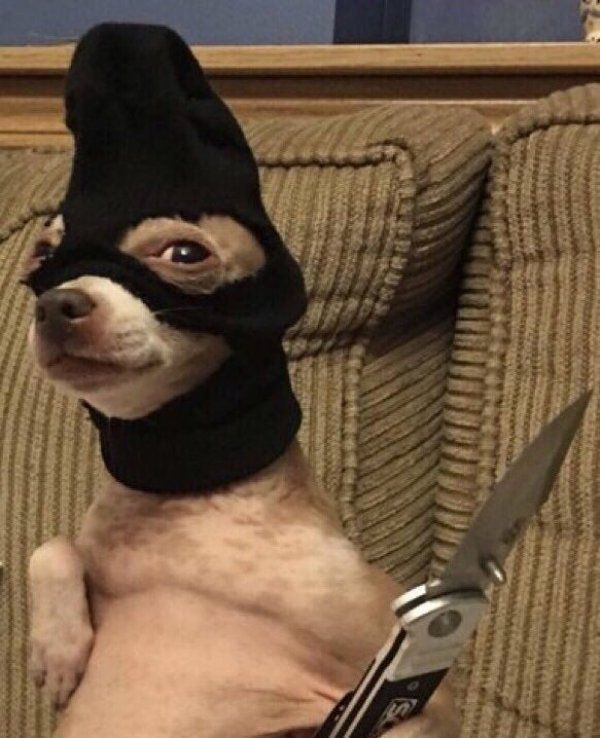
#> input picture aula-08-operacoes-logicas/img.jpeg, 600 x 738 px
$ jupyter execute 'Aula 8.ipynb'
#> lines starting #> are read from the running program, lines starting #| are printed output that depends on the picture
# Operações lógicas em imagens
## Aula 8

* Operações lógicas **E** (AND), **OU** (OR), **NÃO** (NOT) e **XOU** (XOR);
* E, OU e NÃO também são frequentemente chamadas de **interseção**, **união** e **complemento**, respectivamente;
* Normalmente são utilizadas **imagens binárias** para estas operações;
* Operam bit a bit em cada valor dentro do array.

## Exercícios

1. Escolha algumas imagens e realize algumas das operações desta aula nelas.

[cell 1]
import matplotlib.pyplot as plt
import numpy as np
from PIL import Image

img = np.array(Image.open("img.jpeg"))[:,:,:3]
#> img is the input picture: shape (738, 600, 3); mean R, G, B 110.6, 87.7, 65
l,c,p = img.shape
#> l = 738; c = 600; p = 3
mask = np.zeros(shape = (l,c,p), dtype = np.uint8)

mask[img.shape[0] // 4:img.shape[0] * 3 // 4,
     img.shape[1] // 4:img.shape[1] * 3 // 4,
     :] = 255


newImg = mask & img
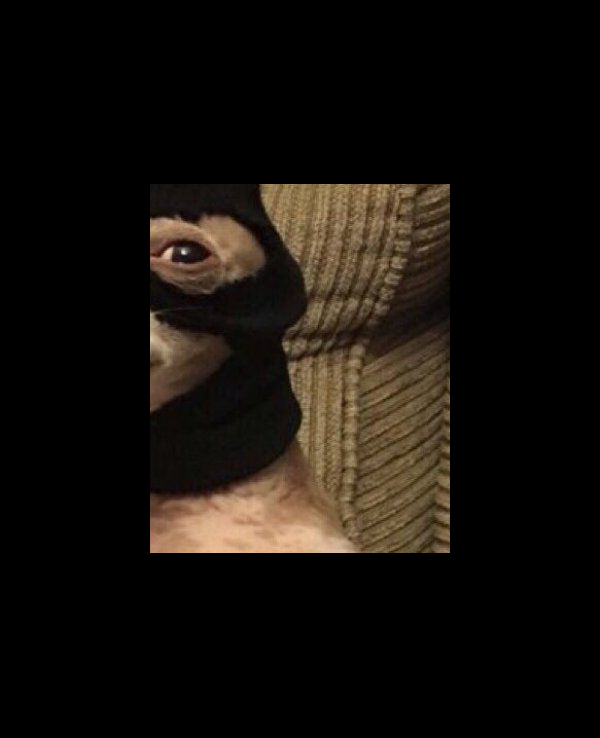
#> newImg: shape (738, 600, 3); mean R, G, B 21.4, 16.9, 12
plt.figure(figsize=(16, 16))
plt.subplot(2, 2, 1)
plt.imshow(img)
plt.subplot(2, 2, 2)
plt.imshow(mask)
plt.subplot(2, 2, 3)
plt.imshow(newImg)
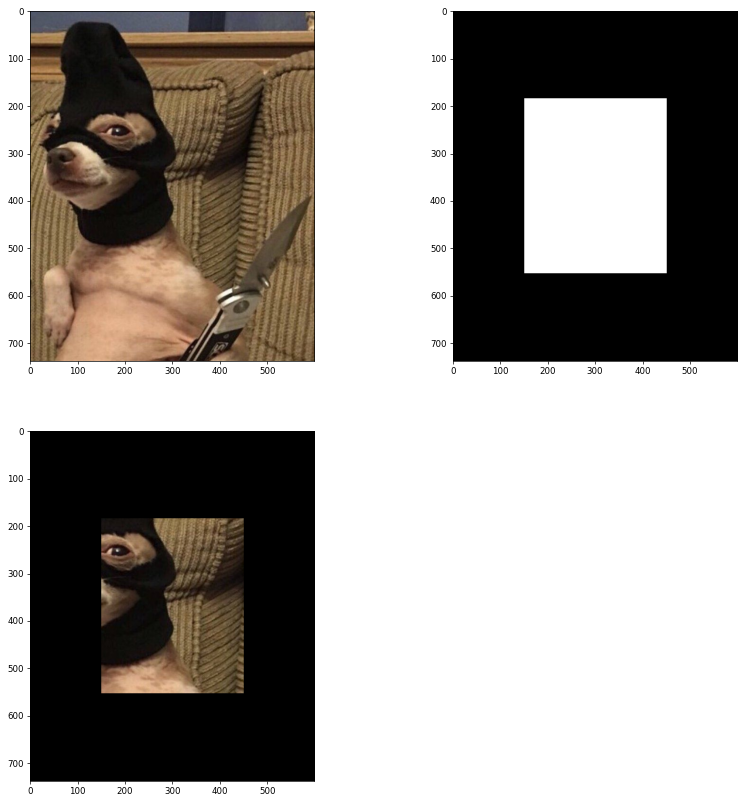
#> figure drawn by matplotlib, 3 panels

2. **(Opcional)** Realize uma operação de threshold nas imagens e repita as operações acima.

[cell 2]
def threshold(img, thresh):
#> called with thresh = 63
    out = img.copy()
    out[img >  thresh] = 255
    out[img <= thresh] = 0
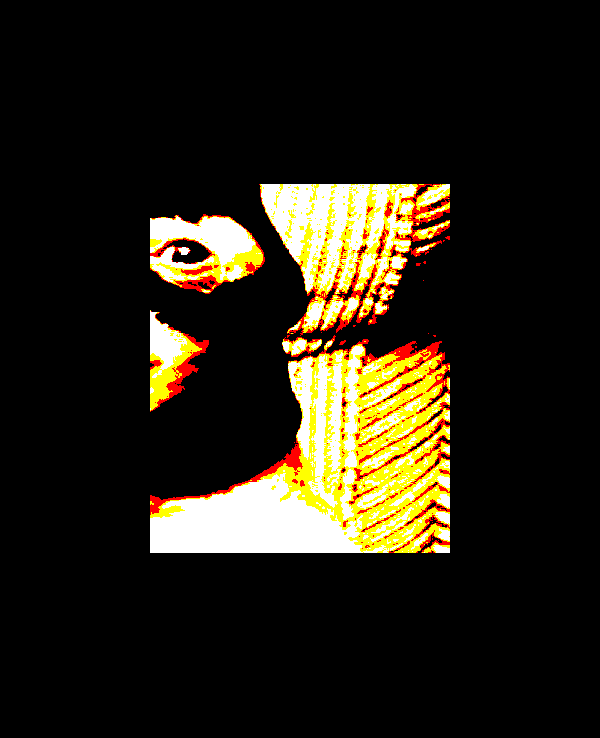
#> out: shape (738, 600, 3); mean R, G, B 39.3, 33.5, 19.9
    return out

import matplotlib.pyplot as plt
import numpy as np
from PIL import Image

img = np.array(Image.open("img.jpeg"))[:,:,:3]
l,c,p = img.shape
mask = np.zeros(shape = (l,c,p), dtype = np.uint8)

mask[img.shape[0] // 4:img.shape[0] * 3 // 4,
     img.shape[1] // 4:img.shape[1] * 3 // 4,
     :] = 255


newImg = mask & img
plt.figure(figsize=(16, 16))
plt.subplot(2, 2, 1)
plt.imshow(img)
plt.subplot(2, 2, 2)
plt.imshow(mask)
plt.subplot(2, 2, 3)
plt.imshow(newImg)
plt.subplot(2, 2, 4)
bin = threshold(newImg, 63)
plt.imshow(bin, cmap='gray')
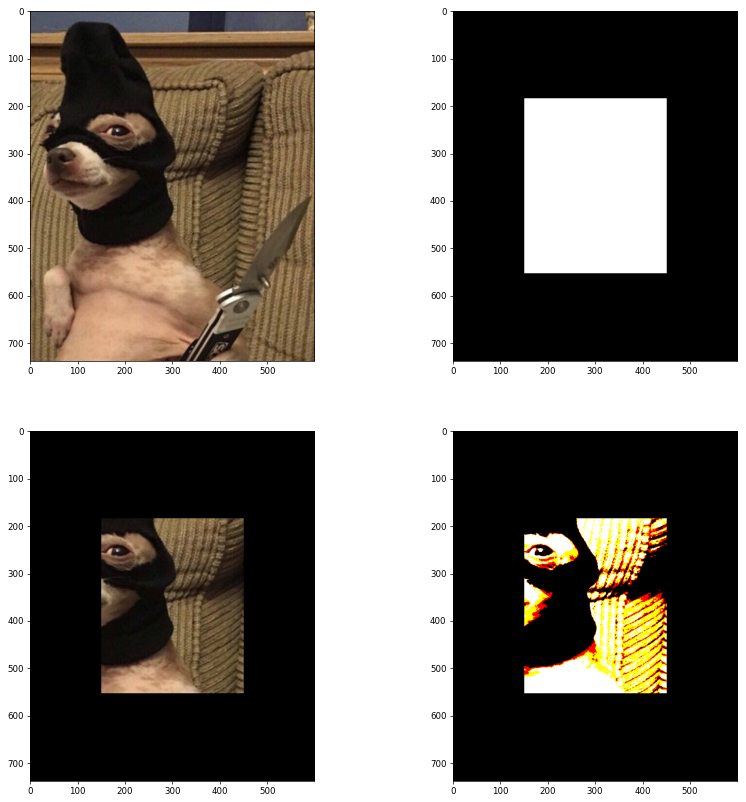
#> figure drawn by matplotlib, 4 panels

$ run again, with aula-08-operacoes-logicas/building.jpg copied over aula-08-operacoes-logicas/img.jpeg
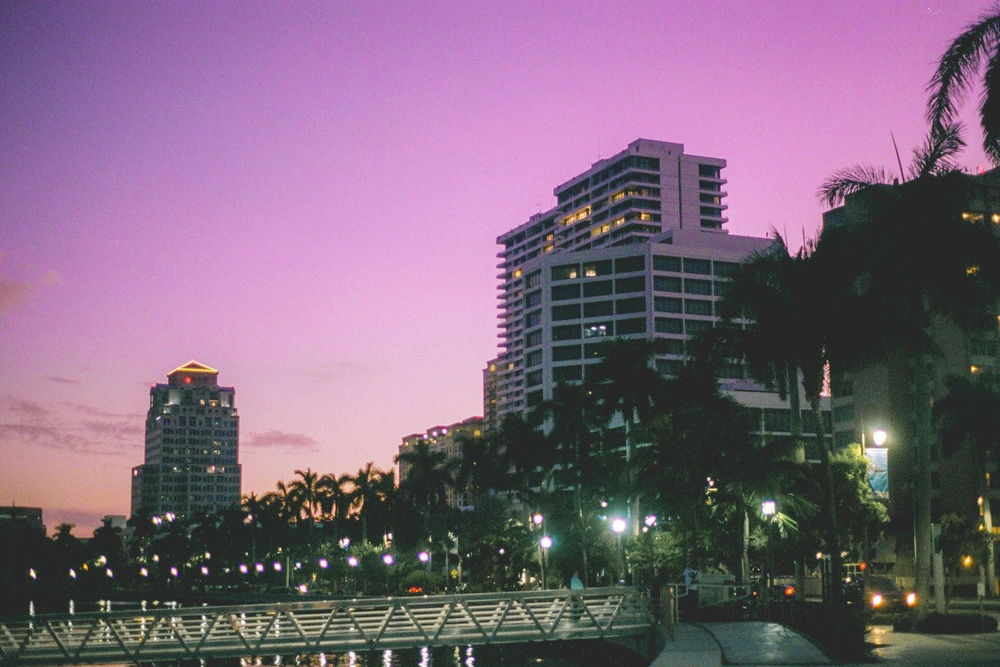
#> input picture aula-08-operacoes-logicas/building.jpg, 1000 x 667 px, shrunk from 1800 x 1200 before the run
#> img is the input picture: shape (667, 1000, 3); mean R, G, B 126.6, 102.7, 124.5
#> in threshold, `out[img <= thresh] = 0`:
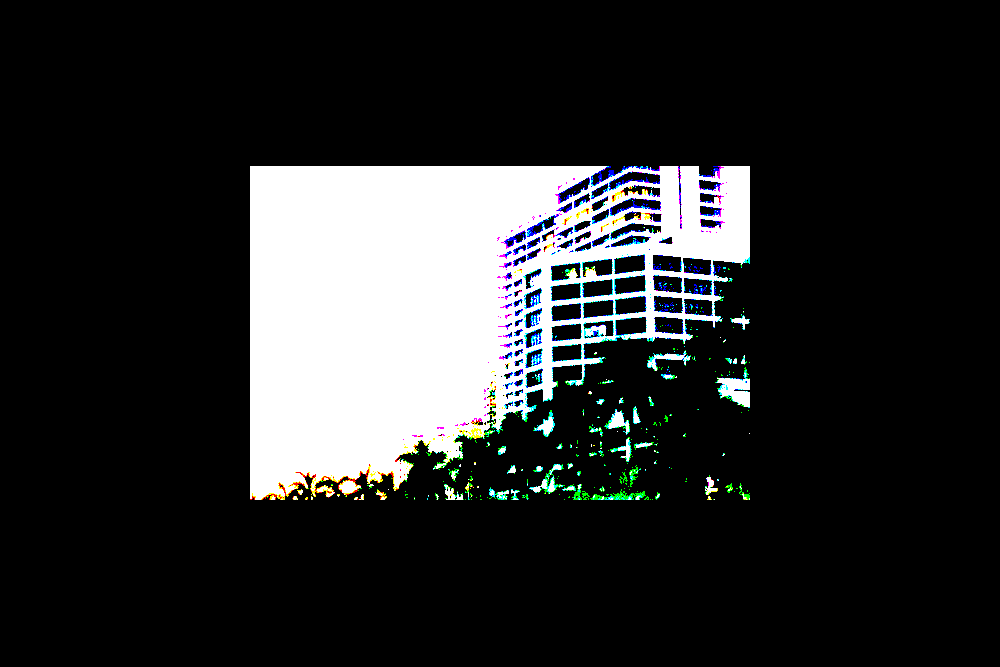
#> out: shape (667, 1000, 3); mean R, G, B 41, 42.3, 42.6
#> `[cell 2] def threshold(img, thresh): out = img.copy() out[img >  thres..`:
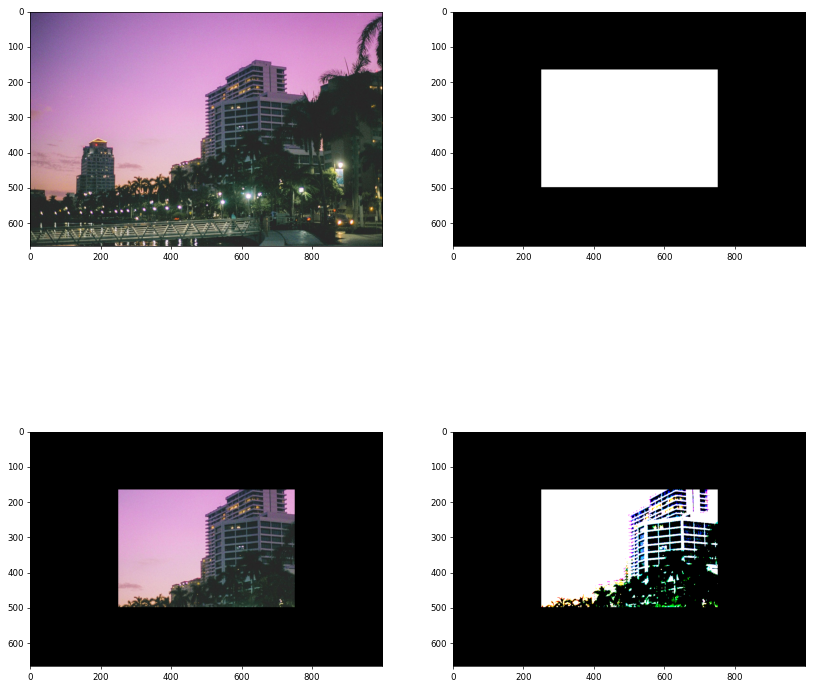
#> figure drawn by matplotlib, 4 panels
